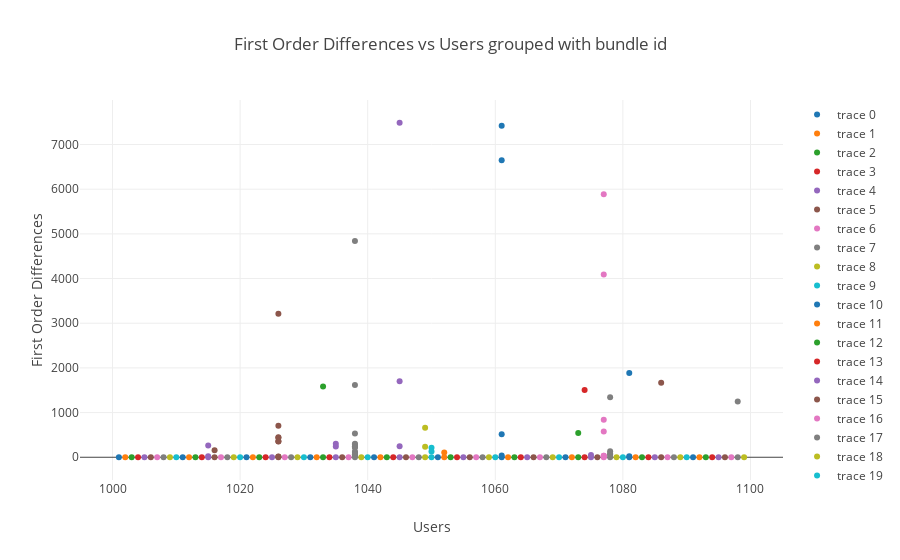

The notebook cell this image was saved under:
### Code cell
display([1000,1100])

### Figure 1 — Plotly figure (JSON) as saved in the notebook; plotly's stock layout.template omitted (floating-point values rounded to 4 significant figures)
{"data": [{"mode": "markers", "type": "scatter", "uid": "c9660e0a-0003-48ec-af6d-81a6abc33c46", "x": [1001], "y": [0]}, {"mode": "markers", "type": "scatter", "uid": "557eb489-57e1-400e-b709-433b7145eaf9", "x": [1002], "y": [0]}, {"mode": "markers", "type": "scatter", "uid": "83adb834-887e-4bb4-b074-455b582a8eb3", "x": [1003], "y": [0]}, {"mode": "markers", "type": "scatter", "uid": "379cca7d-800c-45eb-b36b-438fbc3e6cf2", "x": [1004], "y": [0]}, {"mode": "markers", "type": "scatter", "uid": "917cc40b-f4da-45cd-a390-d8c7ed171183", "x": [1005], "y": [0]}, {"mode": "markers", "type": "scatter", "uid": "59cfa012-e979-4cb6-bd13-504596d5d631", "x": [1006], "y": [0]}, {"mode": "markers", "type": "scatter", "uid": "ab207f96-de7f-42b8-8c0f-a57c78134b47", "x": [1007], "y": [0]}, {"mode": "markers", "type": "scatter", "uid": "76c14e04-f18c-42de-b3fc-ffcd1f14e522", "x": [1008], "y": [0]}, {"mode": "markers", "type": "scatter", "uid": "b3062ed5-bb2c-47a3-a68e-95e3dc32a1dd", "x": [1009], "y": [0]}, {"mode": "markers", "type": "scatter", "uid": "c9227315-3420-4438-9154-100712bce394", "x": [1010], "y": [0]}, {"mode": "markers", "type": "scatter", "uid": "cff23a51-df8c-4ee8-8b4f-e5b6d5956f8e", "x": [1011], "y": [0]}, {"mode": "markers", "type": "scatter", "uid": "aad044d6-e7ab-4e91-83e5-458f1da662d8", "x": [1012], "y": [0]}, {"mode": "markers", "type": "scatter", "uid": "7a740a86-22ff-4217-9a9d-c248f97f8f3e", "x": [1013], "y": [0]}, {"mode": "markers", "type": "scatter", "uid": "5ad58c0e-1579-4b1c-9cb6-2b0fbd0ce435", "x": [1014], "y": [0]}, {"mode": "markers", "type": "scatter", "uid": "97401072-0290-4a96-978a-030fda9aced9", "x": [1015, 1015, 1015], "y": [21, 0, 262]}, {"mode": "markers", "type": "scatter", "uid": "fbe01740-8b5f-41c4-8f97-cba5795987af", "x": [1016, 1016], "y": [157, 0]}, {"mode": "markers", "type": "scatter", "uid": "d9ee9bc1-2830-4522-92d2-3e4231aec192", "x": [1017], "y": [0]}, {"mode": "markers", "type": "scatter", "uid": "945ababd-f5c6-4923-bf3b-ccf0c0d74109", "x": [1018], "y": [0]}, {"mode": "markers", "type": "scatter", "uid": "e6f457b9-ad90-4c66-bf63-d2ee10ab2b19", "x": [1019], "y": [0]}, {"mode": "markers", "type": "scatter", "uid": "d8f5be26-c1a7-43d9-a66f-2526a83309cf", "x": [1020], "y": [0]}, {"mode": "markers", "type": "scatter", "uid": "62f04bf0-c8a8-44a6-b63b-2c21e3ea71ce", "x": [1021], "y": [0]}, {"mode": "markers", "type": "scatter", "uid": "06a436e5-e891-4ee3-be17-2552a1a8d378", "x": [1022], "y": [0]}, {"mode": "markers", "type": "scatter", "uid": "43441d0f-9d2e-4ba3-b50a-8157924b2b0a", "x": [1023], "y": [0]}, {"mode": "markers", "type": "scatter", "uid": "0c3dd645-a533-4123-b9e9-be7b75b8200c", "x": [1024], "y": [0]}, {"mode": "markers", "type": "scatter", "uid": "967f7302-a7a9-4337-ab9c-e09ef7c76dc0", "x": [1025], "y": [0]}, {"mode": "markers", "type": "scatter", "uid": "42dfc272-89e6-4d53-98b6-01eb313bf1cb", "x": [1026, 1026, 1026, 1026, 1026, 1026, 1026, 1026, 1026], "y": [448, 707, 353, 358, 17, 436, 0, 13, 3210]}, {"mode": "markers", "type": "scatter", "uid": "2f482b6c-3bd9-47a5-bc17-0f7f1b7e248e", "x": [1027], "y": [0]}, {"mode": "markers", "type": "scatter", "uid": "9ca05bdc-41fb-496a-909a-0adac932ccf4", "x": [1028], "y": [0]}, {"mode": "markers", "type": "scatter", "uid": "e6a315aa-666f-4ab4-ac6d-10d5c88f9e3c", "x": [1029], "y": [0]}, {"mode": "markers", "type": "scatter", "uid": "7d33ed0d-19ad-4174-acc0-515f02057bfb", "x": [1030], "y": [0]}, {"mode": "markers", "type": "scatter", "uid": "b6265264-401a-45d1-bb02-3432b895db31", "x": [1031], "y": [0]}, {"mode": "markers", "type": "scatter", "uid": "83a82ea0-e677-43a9-ad2b-ae3bbd6562a5", "x": [1032], "y": [0]}, {"mode": "markers", "type": "scatter", "uid": "dae04e32-f92c-4895-a99b-2bc10249ea9e", "x": [1033, 1033], "y": [1585, 0]}, {"mode": "markers", "type": "scatter", "uid": "03a96d37-c3d0-4220-a01e-d2359c411cee", "x": [1034], "y": [0]}, {"mode": "markers", "type": "scatter", "uid": "20c01097-3e2c-4152-8189-5b73468a9f29", "x": [1035, 1035, 1035], "y": [300, 0, 243.0]}, {"mode": "markers", "type": "scatter", "uid": "b00870ca-77d0-4d49-ab65-805e2ff335d1", "x": [1036], "y": [0]}, {"mode": "markers", "type": "scatter", "uid": "a2038249-47c8-47f8-aca6-3af6c3d79b0f", "x": [1037], "y": [0]}, {"mode": "markers", "type": "scatter", "uid": "7ae2d46d-842b-465f-8d85-392e0642b89d", "x": [1038, 1038, 1038, 1038, 1038, 1038, 1038, 1038, 1038, 1038, 1038, 1038, 1038, 1038], "y": [120.0, 242.0, 532, 120.0, 61.0, 1615, 240.0, 301, 283, 0, 60.0, 211, 30.0, 4839]}, {"mode": "markers", "type": "scatter", "uid": "bc642b47-0c6e-4afa-8853-f7e50adbcc68", "x": [1039], "y": [0]}, {"mode": "markers", "type": "scatter", "uid": "20bb8923-4ef3-45da-a1f8-fbb5559a4984", "x": [1040], "y": [0]}, {"mode": "markers", "type": "scatter", "uid": "e44d8139-0b59-463e-8d88-0bb9f429f60c", "x": [1041], "y": [0]}, {"mode": "markers", "type": "scatter", "uid": "077df212-67b7-4ec1-a0ea-4f1ad1038929", "x": [1042], "y": [0]}, {"mode": "markers", "type": "scatter", "uid": "db2dcb24-52f7-44aa-9eeb-f35306f7e6fb", "x": [1043], "y": [0]}, {"mode": "markers", "type": "scatter", "uid": "028351cd-2f07-4e17-b788-36f78264db28", "x": [1044], "y": [0]}, {"mode": "markers", "type": "scatter", "uid": "2ccb27aa-e8be-41ae-ba50-0a7805cf7dd3", "x": [1045, 1045, 1045, 1045], "y": [246.0, 7487.0, 0, 1701]}, {"mode": "markers", "type": "scatter", "uid": "d2984804-d292-4020-b996-238279062707", "x": [1046], "y": [0]}, {"mode": "markers", "type": "scatter", "uid": "a2d626f8-80f6-4a1c-b3db-684ed54eeaf2", "x": [1047], "y": [0]}, {"mode": "markers", "type": "scatter", "uid": "e8f5b4d7-f274-47a5-bed4-18f4ee68c49d", "x": [1048], "y": [0]}, {"mode": "markers", "type": "scatter", "uid": "a08ec8da-d18d-44d2-9e63-abcd08212359", "x": [1049, 1049, 1049], "y": [663, 0, 233.0]}, {"mode": "markers", "type": "scatter", "uid": "8f93878b-edb8-4f96-a81d-ef10a909b98a", "x": [1050, 1050, 1050], "y": [212, 128, 0]}, {"mode": "markers", "type": "scatter", "uid": "1d4a395f-4b46-4ffa-83bf-999ea0bb3976", "x": [1051], "y": [0]}, {"mode": "markers", "type": "scatter", "uid": "cedec9dc-f797-4f53-b55c-f1faa86cb5f4", "x": [1052, 1052], "y": [108, 0]}, {"mode": "markers", "type": "scatter", "uid": "269b6096-b0ba-4fda-ba2c-75efdc58c53a", "x": [1053], "y": [0]}, {"mode": "markers", "type": "scatter", "uid": "35936968-8f70-4a8d-a90e-2f241764fcd6", "x": [1054], "y": [0]}, {"mode": "markers", "type": "scatter", "uid": "bc93ffb1-cd88-4a7f-8302-7fb9b9e90bfe", "x": [1055], "y": [0]}, {"mode": "markers", "type": "scatter", "uid": "65ed83f5-2487-4f3e-a472-3c1cca1481ed", "x": [1056], "y": [0]}, {"mode": "markers", "type": "scatter", "uid": "fa7d78d3-e937-41a2-adb7-4ed72096ed0a", "x": [1057], "y": [0]}, {"mode": "markers", "type": "scatter", "uid": "f7952076-8446-4c17-bdc0-5be5eadd3c62", "x": [1058], "y": [0]}, {"mode": "markers", "type": "scatter", "uid": "afe15222-8ed4-4423-9376-af5332df4997", "x": [1059], "y": [0]}, {"mode": "markers", "type": "scatter", "uid": "8e49d7b2-ad7b-4210-921c-9a4f9e77547d", "x": [1060], "y": [0]}, {"mode": "markers", "type": "scatter", "uid": "19fa2f1e-f602-4e9c-bd6f-da3b29b7dff8", "x": [1061, 1061, 1061, 1061, 1061], "y": [6645, 39, 514, 7420.0, 0]}, {"mode": "markers", "type": "scatter", "uid": "47c53eaf-cf9e-4214-96e9-1060624835b6", "x": [1062], "y": [0]}, {"mode": "markers", "type": "scatter", "uid": "ad70125e-e6b4-4126-a984-a3e8787aff60", "x": [1063], "y": [0]}, {"mode": "markers", "type": "scatter", "uid": "8d3905f6-adab-4cce-8cec-0e1ad1da2794", "x": [1064], "y": [0]}, {"mode": "markers", "type": "scatter", "uid": "5ed09717-1916-4cd7-ab36-17b264be1fa3", "x": [1065], "y": [0]}, {"mode": "markers", "type": "scatter", "uid": "f1b7c8bc-3a87-440f-b54f-f9802d6857c8", "x": [1066], "y": [0]}, {"mode": "markers", "type": "scatter", "uid": "aea7c7c7-b452-4bf5-880b-76dcf894e80c", "x": [1067], "y": [0]}, {"mode": "markers", "type": "scatter", "uid": "e8217d0c-dc17-49ec-a607-320c84d9c22b", "x": [1068], "y": [0]}, {"mode": "markers", "type": "scatter", "uid": "12c244b7-3239-40d4-9fac-7e1fed836b55", "x": [1069], "y": [0]}, {"mode": "markers", "type": "scatter", "uid": "bdaedccf-e3f7-4c17-b7a9-902f4eead147", "x": [1070], "y": [0]}, {"mode": "markers", "type": "scatter", "uid": "4f30219a-2efa-4d5a-8a4c-0e21519fbe54", "x": [1071], "y": [0]}, {"mode": "markers", "type": "scatter", "uid": "dd692a2c-d4c7-4b73-8af2-5a4e5f76e08b", "x": [1072], "y": [0]}, {"mode": "markers", "type": "scatter", "uid": "93cb65e4-8b39-4c93-9c55-44cb9e384fa3", "x": [1073, 1073], "y": [0, 545]}, {"mode": "markers", "type": "scatter", "uid": "d57fa219-9b50-4334-b817-91510ff24e26", "x": [1074, 1074], "y": [1503, 0]}, {"mode": "markers", "type": "scatter", "uid": "daf26d36-738a-4968-8154-1f5c144a399c", "x": [1075, 1075], "y": [0, 48]}, {"mode": "markers", "type": "scatter", "uid": "f5254897-1fec-4bc3-83b1-6137134d9c61", "x": [1076], "y": [0]}, {"mode": "markers", "type": "scatter", "uid": "7fea7e9a-d832-4c6d-ab9b-2e72ddc858de", "x": [1077, 1077, 1077, 1077, 1077, 1077, 1077, 1077], "y": [0, 4091.0, 31.0, 35, 5885, 837, 11, 578]}, {"mode": "markers", "type": "scatter", "uid": "c0b58b0b-81f6-48f3-ade5-996eecad37c0", "x": [1078, 1078, 1078, 1078, 1078], "y": [59.0, 1343, 132, 81, 0]}, {"mode": "markers", "type": "scatter", "uid": "edcbad73-e4d7-48a1-bde8-999b5b30c97a", "x": [1079], "y": [0]}, {"mode": "markers", "type": "scatter", "uid": "acf01aa0-8fd0-4dda-99a9-284166665b85", "x": [1080], "y": [0]}, {"mode": "markers", "type": "scatter", "uid": "fb3b60b9-e846-4088-bfc1-166e5ac83e3f", "x": [1081, 1081, 1081], "y": [1886.0, 24, 0]}, {"mode": "markers", "type": "scatter", "uid": "00fcd1f1-b44e-49b4-a082-750eb0973add", "x": [1082], "y": [0]}, {"mode": "markers", "type": "scatter", "uid": "85f68004-687c-437f-95f3-e0d5d2a74d4c", "x": [1083], "y": [0]}, {"mode": "markers", "type": "scatter", "uid": "35398f4b-06c0-43f4-96e2-5a196b9b9a35", "x": [1084], "y": [0]}, {"mode": "markers", "type": "scatter", "uid": "6964fb1a-79a7-44b5-a5bc-bf7becf21fb0", "x": [1085], "y": [0]}, {"mode": "markers", "type": "scatter", "uid": "4ffe4b7a-59f6-4979-af50-24dea3f4a242", "x": [1086, 1086], "y": [0, 1667]}, {"mode": "markers", "type": "scatter", "uid": "e8143698-4ae3-4763-aedb-ec7d445df531", "x": [1087], "y": [0]}, {"mode": "markers", "type": "scatter", "uid": "3cc34608-b8ff-4ef4-b4a2-d31f11420d43", "x": [1088], "y": [0]}, {"mode": "markers", "type": "scatter", "uid": "68b12002-78a4-4b0a-a7ac-f0558a4efd18", "x": [1089], "y": [0]}, {"mode": "markers", "type": "scatter", "uid": "c58254f7-f45d-40ae-8da9-4d40b640c4e5", "x": [1090], "y": [0]}, {"mode": "markers", "type": "scatter", "uid": "625d4a02-cc16-449a-9f15-bd3f68f50f32", "x": [1091], "y": [0]}, {"mode": "markers", "type": "scatter", "uid": "fee7f134-957d-4200-a954-a6e9ce919854", "x": [1092], "y": [0]}, {"mode": "markers", "type": "scatter", "uid": "f6c35de6-85c8-4c38-a26a-2e8df0dc321e", "x": [1093], "y": [0]}, {"mode": "markers", "type": "scatter", "uid": "ebff5d23-cdef-40b3-afd4-da616930e180", "x": [1094], "y": [0]}, {"mode": "markers", "type": "scatter", "uid": "9d39a6ad-8701-4f1f-a186-7173f6811f39", "x": [1095], "y": [0]}, {"mode": "markers", "type": "scatter", "uid": "5711054e-d386-4097-8003-4bbce48bf3c9", "x": [1096], "y": [0]}, {"mode": "markers", "type": "scatter", "uid": "90699758-44d5-4abc-b72e-e9f47acd80ee", "x": [1097], "y": [0]}, {"mode": "markers", "type": "scatter", "uid": "c06d69e8-4d6e-4398-9b4c-a2d4a180dcac", "x": [1098, 1098], "y": [1248, 0]}, {"mode": "markers", "type": "scatter", "uid": "72343a7b-2d31-46be-9904-95955781701a", "x": [1099], "y": [0]}], "layout": {"title": {"text": "First Order Differences vs Users grouped with bundle id"}, "xaxis": {"title": {"text": "Users"}}, "yaxis": {"title": {"text": "First Order Differences"}}}}
